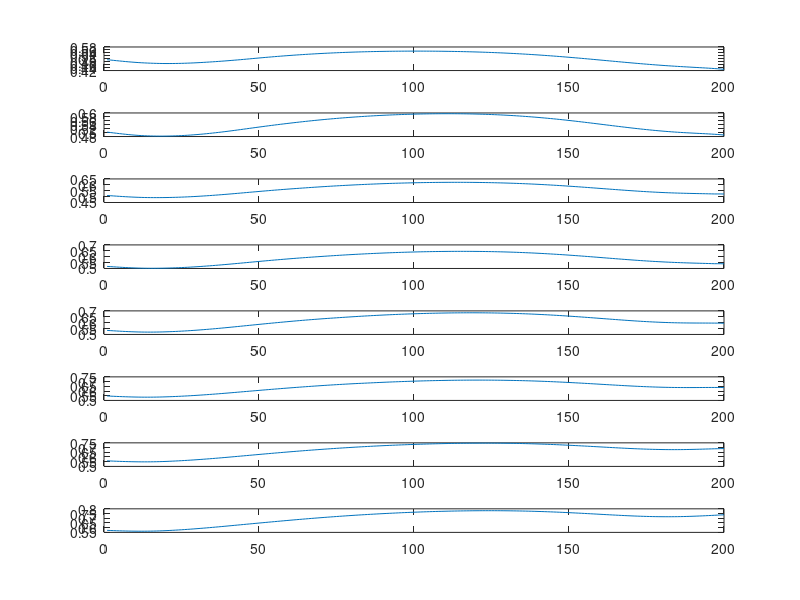

Source code (MATLAB): (Note: a time limit stopped this script after it produced the figure.)
clear all
close all
clc

load funnel_3deg.mat;

%%
figure(10)
for i=1:length(Rho)
    subplot(8,1,i)
    plot(Rho{i})
end

validFinal = 185;

%%
P = [];
for i=1:length(Lyap)
    for j=1:validFinal
        p = Lyap{i}(6*(j-1)+1:6*j);
        P_ = [p(1)   0    0  p(3)   0    0;
               0  p(1)   0    0  p(3)   0;
               0    0  p(2)   0    0  p(4);
             p(3)   0    0  p(5)   0    0;
               0  p(3)   0    0  p(5)   0;
               0    0  p(4)   0    0  p(6)];
        P{i,j} = P_;
    end
end

%%
Kp = diag([10 10 15]);
Kd = diag([4 4 6]);
A = [zeros(3,3) eye(3); -Kp -Kd];

P1 = P{8,183};
P2 = P{8,184};
rho = Rho{8}(183);

aa_ = -100;

for k = 1:100000
   e = rand(6,1) - 0.5*ones(6,1);
   e = e / norm(e);
   e = inv(sqrtm(P1/rho))*e;
   ep = norm(e(1:3));
   ev = norm(e(4:6));
   Ppv = P1(1,4);
   Pv = P1(4,4);
   kp = 15;
   kd = 6;
   B = 9.8 + 16;
   aa = e'*(P1*A+A'*P1)*e + 0.06*(Ppv*ep+Pv*ev)*(kp*ep + kd*ev + B) + e'*(P2 - P1)*e *100;
   if aa > aa_
       aa_ = aa
   end
end

%%

ang = -pi:0.2:pi+0.1;
xx = []; yy = []; zz = [];
xx_ = []; yy_ = []; zz_ = [];

chad = 5;
for acc = 1:length(Lyap)
    for num = 1:floor(validFinal / chad)
        p = P{acc,num*chad}/Rho{acc}(num*chad);
        invp = inv(p);      
        
        for j=1:length(ang)
            for k=1:length(ang)
                a = [sin(ang(j))*sin(ang(k));sin(ang(j))*cos(ang(k));cos(ang(j));zeros(3,1)];
                lambda = sqrt(a'*invp*a);
                temp = 1/lambda*invp*a;
                xx{acc,num}(j,k) = temp(1); yy{acc,num}(j,k) = temp(2); zz{acc,num}(j,k) = temp(3);
%                 xx_{acc,num}(j,k) = -temp(1); yy_{acc,num}(j,k) = -temp(2); zz_{acc,num}(j,k) = -temp(3);
            end
        end
    end
end
p = [];

%%
figure(20);clf;
for acc = 1:length(Lyap)
    subplot(1,8,acc);
    hold on
    for num = 1:floor(validFinal / chad)
%         surf([xx{acc,num} xx_{acc,num}],[yy{acc,num} yy_{acc,num}],[zz{acc,num} zz_{acc,num}]+num*0.05,'FaceColor',[0.8 0.8 0.8],'FaceAlpha',0.01*num,'LineStyle','none');
        xlabel('x')
        ylabel('y')
        zlabel('time')
        surf(xx{acc,num},yy{acc,num},zz{acc,num}+num*0.05,'FaceColor',[0.8 0.8 0.8],'FaceAlpha',0.01*num,'LineStyle','none');
        axis equal
        view(30,20)
    end
end

%%
T  =  [0  0.7  1.0  1.3  2.0]*2.0;

p(1,:) = [0 2  4 6 0];
p(2,:) = [0 1 -1 0 0];
p(3,:) = [1.8 1.6 1.4 1.2 1.8];

% T  =  [0  0.7  1.0  1.3  2.0]*2;
% 
% p(1,:) = [0 3 4 3 0];
% p(2,:) = [1 -1 0 1 -1];
% p(3,:) = [1.8 1.6 1.4 1.4 1.4];

opts = qpOASES_options('mpc');
tic;
[cost,T,coeffs_x,coeffs_y,coeffs_z] = calc_min_cost4(T,p,opts);
toc;

n = 8;
i=1; a_c_x = coeffs_x(n*(i-1)+1:n*i);
i=2; b_c_x = coeffs_x(n*(i-1)+1:n*i);
i=3; c_c_x = coeffs_x(n*(i-1)+1:n*i);
i=4; d_c_x = coeffs_x(n*(i-1)+1:n*i);

i=1; a_c_y = coeffs_y(n*(i-1)+1:n*i);
i=2; b_c_y = coeffs_y(n*(i-1)+1:n*i);
i=3; c_c_y = coeffs_y(n*(i-1)+1:n*i);
i=4; d_c_y = coeffs_y(n*(i-1)+1:n*i);

i=1; a_c_z = coeffs_z(n*(i-1)+1:n*i);
i=2; b_c_z = coeffs_z(n*(i-1)+1:n*i);
i=3; c_c_z = coeffs_z(n*(i-1)+1:n*i);
i=4; d_c_z = coeffs_z(n*(i-1)+1:n*i);

Ta = T(1):0.01:T(2);
Tb = T(2):0.01:T(3);
Tc = T(3):0.01:T(4);
Td = T(4):0.01:T(5);

p1_x = calc_trj_(a_c_x,Ta);
p2_x = calc_trj_(b_c_x,Tb);
p3_x = calc_trj_(c_c_x,Tc);
p4_x = calc_trj_(d_c_x,Td);

p1_y = calc_trj_(a_c_y,Ta);
p2_y = calc_trj_(b_c_y,Tb);
p3_y = calc_trj_(c_c_y,Tc);
p4_y = calc_trj_(d_c_y,Td);

p1_z = calc_trj_(a_c_z,Ta);
p2_z = calc_trj_(b_c_z,Tb);
p3_z = calc_trj_(c_c_z,Tc);
p4_z = calc_trj_(d_c_z,Td);

figure(30);clf;
% subplot(2,1,1)
hold on
plot3([p1_x p2_x p3_x p4_x],[p1_y p2_y p3_y p4_y],[p1_z p2_z p3_z p4_z],'-k');
for i=1:5
    plot3(p(1,i),p(2,i),p(3,i),'*','markersize',10)
end
axis equal;
view(30,20);
xlabel('x');
ylabel('y');
zlabel('z');

acc1_x = calc_a_(a_c_x,Ta);
acc2_x = calc_a_(b_c_x,Tb);
acc3_x = calc_a_(c_c_x,Tc);
acc4_x = calc_a_(d_c_x,Td);

acc1_y = calc_a_(a_c_y,Ta);
acc2_y = calc_a_(b_c_y,Tb);
acc3_y = calc_a_(c_c_y,Tc);
acc4_y = calc_a_(d_c_y,Td);

acc1_z = calc_a_(a_c_z,Ta);
acc2_z = calc_a_(b_c_z,Tb);
acc3_z = calc_a_(c_c_z,Tc);
acc4_z = calc_a_(d_c_z,Td);

pos = [p1_x(1:end-1) p2_x(1:end-1) p3_x(1:end-1) p4_x;
       p1_y(1:end-1) p2_y(1:end-1) p3_y(1:end-1) p4_y;
       p1_z(1:end-1) p2_z(1:end-1) p3_z(1:end-1) p4_z];


acc = [acc1_x(1:end-1) acc2_x(1:end-1) acc3_x(1:end-1) acc4_x;
       acc1_y(1:end-1) acc2_y(1:end-1) acc3_y(1:end-1) acc4_y;
       acc1_z(1:end-1) acc2_z(1:end-1) acc3_z(1:end-1) acc4_z];

acc_norm = 0;
for k=1:length(acc)
   acc_norm(k) = norm(acc(:,k)); 
end
% subplot(2,1,2)
% plot([Ta(1:end-1) Tb(1:end-1) Tc(1:end-1) Td],acc_norm);
% xlabel('sec');
% ylabel('acc');

%%
funnel = [];
funnel{1} = P{1,validFinal};
prevFunnelIdx = 1;
prevTimeIdx = validFinal;
infos = [1;validFinal];
tt = [Ta(1:end-1) Tb(1:end-1) Tc(1:end-1) Td];

for k = 2 : length(tt)
    ar_chad = acc_norm(k);
    funnelIdx = floor(ar_chad / 2) + 1;
    if funnelIdx == prevFunnelIdx
       timeIdx = prevTimeIdx + 1;
       if timeIdx > validFinal
          timeIdx = validFinal;
       end
       funnel{k} = P{funnelIdx,timeIdx}; 
       prevTimeIdx = timeIdx;
    else
        cnt = 0;
        while(1)
            Pchad = P{funnelIdx,validFinal - cnt};
            Pdiff = Pchad - funnel{k-1};
            eigchad = eig(Pdiff);
            if(sum(find(eigchad < 0)) == 21)
                break;
            end
            cnt = cnt + 1;
        end
        funnel{k} = P{funnelIdx,validFinal - cnt};   
        prevTimeIdx = validFinal - cnt;
    end
    
    prevFunnelIdx = funnelIdx;
    infos(:,k) = [funnelIdx;prevTimeIdx];
end

%%
figure(23);
clf;
for k = 1:length(tt)
    acc = infos(1,k); num = floor(infos(2,k)/5);
%     surf([xx{acc,num} xx_{acc,num}]+pos(1,k),[yy{acc,num} yy_{acc,num}]+pos(2,k),[zz{acc,num} zz_{acc,num}]+pos(3,k),'FaceColor',[0.8 0.8 0.8],'FaceAlpha',0.1,'LineStyle','none');
    surf([xx{acc,num}]+pos(1,k),[yy{acc,num}]+pos(2,k),[zz{acc,num}]+pos(3,k),'FaceColor',[0.8 0.8 0.8],'FaceAlpha',0.1,'LineStyle','none');
    hold on
end
grid off
axis equal
xlabel('x')
ylabel('y')
zlabel('z')

%%
bag = rosbag('pos2.bag');
pose = bag.timeseries.Data;
simPos = pose(:,1:3);

%%
plot3(simPos(:,1),simPos(:,2),simPos(:,3),'linewidth',3);
